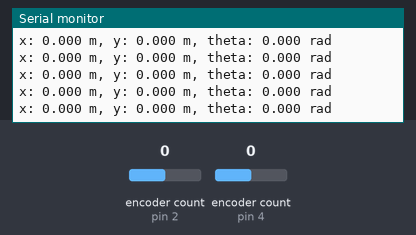
Recording of a sketch running on a simulated Arduino Uno, built with avr-gcc and run on an emulated ATmega328P. On the bench: the last lines printed to the serial monitor. The inputs (shaded band) are chosen by the test bench; at power-on: encoder count (sensors on pin 2, pin 4) 0.

Above: at 1.2 s.
1.3 s: encoder count (sensor on pin 2) set to 1
At 1.34 s:
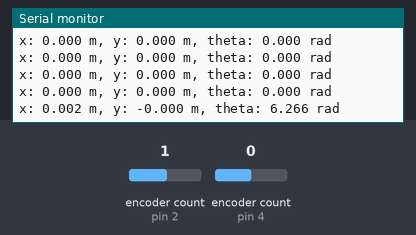
2.8 s: encoder count (sensor on pin 4) set to 1
At 2.88 s:
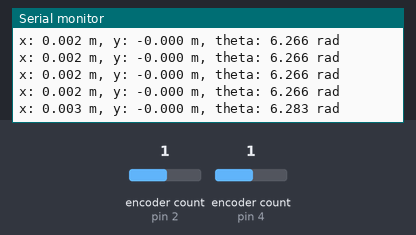
4.3 s: encoder count (sensor on pin 2) set to 2
At 4.31 s:
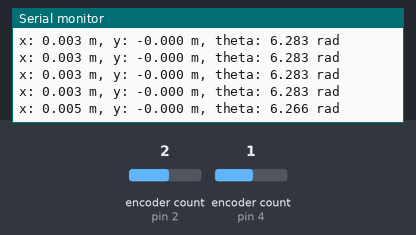
7.3 s: encoder count (sensor on pin 4) set to 2
At 7.39 s:
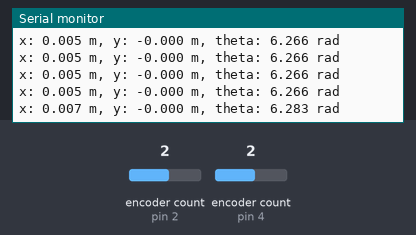
Timing chart, 0 to 10.3 s (numbered marks = the images above; inputs shaded):
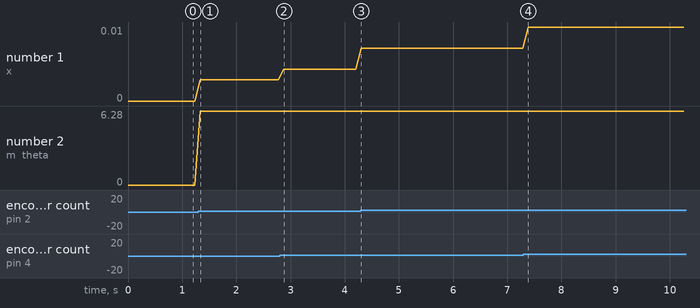

The sketch:

xy_plotter_by_using_encoder.ino
```cpp
#include <Encoder.h>

// Define pins for the encoders
#define LEFT_ENCODER_A 2
#define LEFT_ENCODER_B 3
#define RIGHT_ENCODER_A 4
#define RIGHT_ENCODER_B 5

// Encoder objects for left and right wheels
Encoder leftEncoder(LEFT_ENCODER_A, LEFT_ENCODER_B);
Encoder rightEncoder(RIGHT_ENCODER_A, RIGHT_ENCODER_B);

// Robot parameters
const int TPR = 360;        // Ticks per revolution
const double R = 0.05;      // Wheel radius in meters
const double L = 0.2;       // Distance between the two wheels in meters

// Initial position and orientation
double x = 0.0;             // X-coordinate in meters
double y = 0.0;             // Y-coordinate in meters
double theta = 0.0;         // Orientation in radians

void setup() {
    Serial.begin(9600);
    // Reset encoders
    leftEncoder.write(0);
    rightEncoder.write(0);
}

void loop() {
    // Read encoder ticks
    long ticks_left = leftEncoder.read();
    long ticks_right = rightEncoder.read();

    // Reset encoders for next loop iteration
    leftEncoder.write(0);
    rightEncoder.write(0);

    // Convert ticks to distances
    double d_left = (ticks_left / (double)TPR) * 2 * PI * R;
    double d_right = (ticks_right / (double)TPR) * 2 * PI * R;

    // Compute linear and angular displacement
    double d = (d_left + d_right) / 2;
    double delta_theta = (d_right - d_left) / L;

    // Update position and orientation
    double delta_x = d * cos(theta + delta_theta / 2);
    double delta_y = d * sin(theta + delta_theta / 2);
    x += delta_x;
    y += delta_y;
    theta += delta_theta;

    // Normalize theta to keep it within 0 to 2*PI
    if (theta > 2 * PI) theta -= 2 * PI;
    if (theta < 0) theta += 2 * PI;

    // Print the updated position and orientation
    Serial.print("x: ");
    Serial.print(x, 3); // Print with 3 decimal places
    Serial.print(" m, y: ");
    Serial.print(y, 3);
    Serial.print(" m, theta: ");
    Serial.print(theta, 3);
    Serial.println(" rad");

    delay(100); // Delay for 100 ms before next update
}
```

Measured:
- after the input at 1.3 s, the serial monitor: prints a new line at once (image 1)
- after the input at 2.8 s, the serial monitor: prints a new line after 0.07 s (image 2)
- after the input at 4.3 s, the serial monitor: prints a new line at once (image 3)
- after the input at 7.3 s, the serial monitor: prints a new line after 0.09 s (image 4)
- plotted number 1: 0 → 0 after the input at 1.3 s, 0 → 0 after the input at 2.8 s, 0 → 0.01 after the input at 4.3 s, 0.01 → 0.01 after the input at 7.3 s
- plotted number 2: 0 → 6.27 after the input at 1.3 s, 6.27 → 6.28 after the input at 2.8 s, 6.27 → 6.28 after the input at 7.3 s
